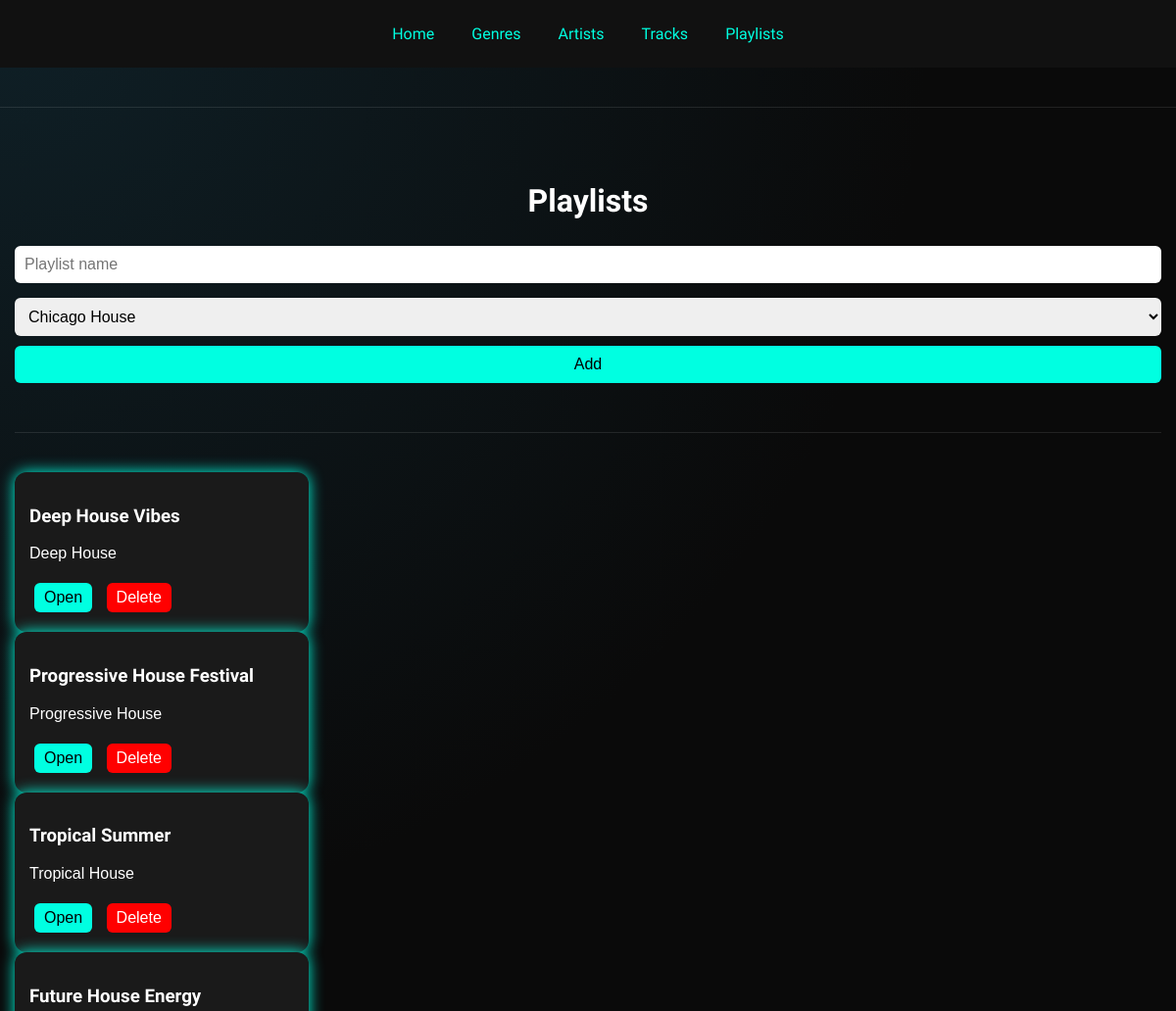
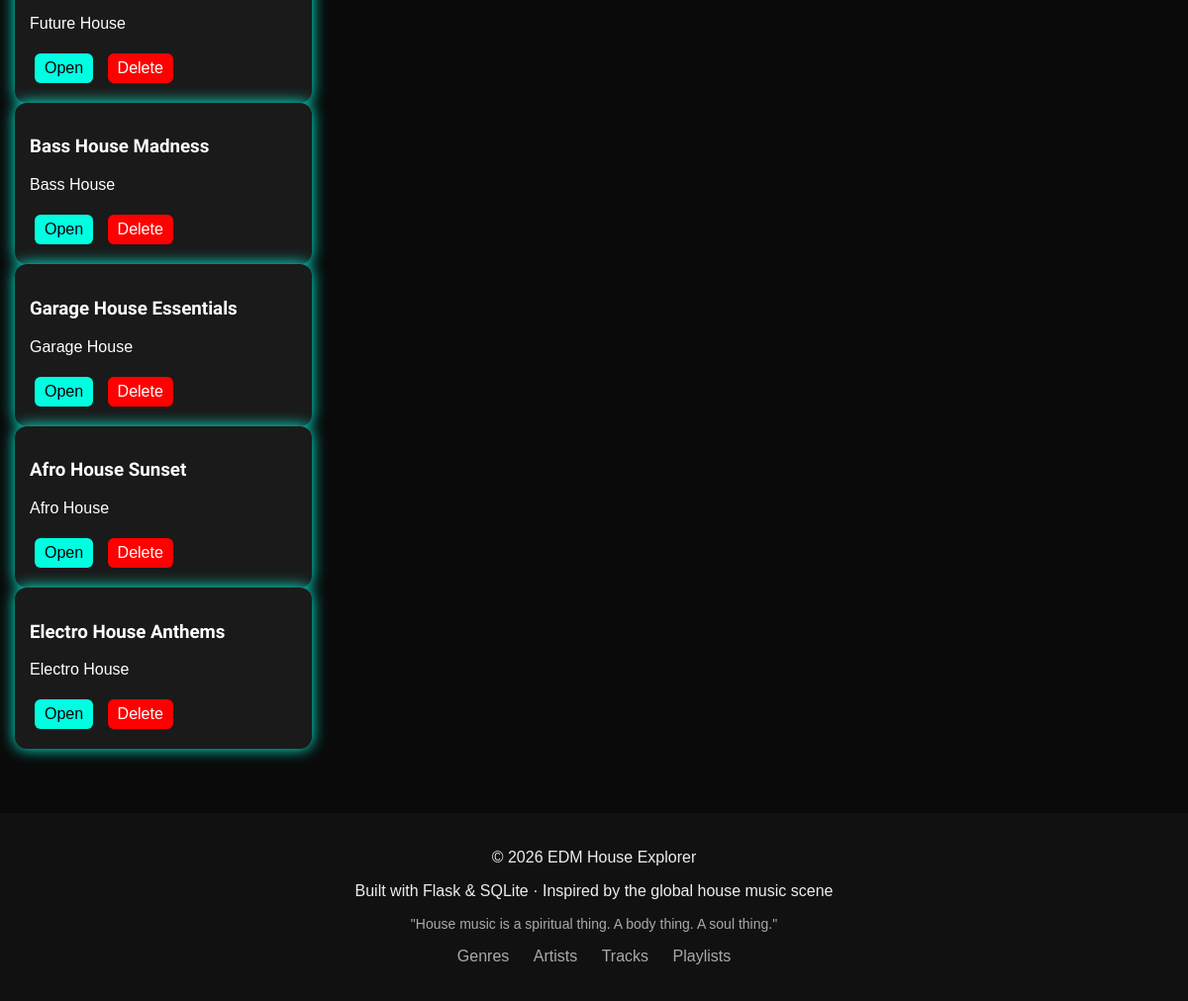
The app's page /playlists with its own data (2 pictures, top to bottom).
### tables this page shows
CREATE TABLE playlists (
        id INTEGER PRIMARY KEY AUTOINCREMENT,
        name TEXT NOT NULL,
        genre_id INTEGER,
        FOREIGN KEY (genre_id) REFERENCES genres(id)
    );

CREATE TABLE genres (
        id INTEGER PRIMARY KEY AUTOINCREMENT,
        name TEXT NOT NULL,
        description TEXT
    );

### app.py (the view)
@app.route("/playlists")
def playlists():
    conn = sqlite3.connect("database.db")
    cursor = conn.cursor()
    cursor.execute("""
    SELECT playlists.id, playlists.name, genres.name
    FROM playlists
    JOIN genres ON playlists.genre_id = genres.id
    """)
    playlists = cursor.fetchall()
    cursor.execute("SELECT * FROM genres")
    genres = cursor.fetchall()
    conn.close()
    return render_template(
        "playlists.html",
        playlists=playlists,
        genres=genres
    )

### templates/playlists.html
{% extends "base.html" %}
{% block content %}
<div class="container">
    <h1>Playlists</h1>
    <form method="POST" action="/add_playlist">
        <input type="text" name="name" placeholder="Playlist name" required>
        <select name="genre_id" required>
            {% for genre in genres %}
                <option value="{{ genre[0] }}">{{ genre[1] }}</option>
            {% endfor %}
        </select>
        <button type="submit">Add</button>
    </form>
    <hr>
    {% for playlist in playlists %}
        <div class="card">
            <h3>{{ playlist[1] }}</h3>
            <p>{{ playlist[2] }}</p>
            <a class="btn edit" href="/playlist/{{ playlist[0] }}">Open</a>
            <a class="btn delete" href="/delete_playlist/{{ playlist[0] }}">Delete</a>
        </div>
    {% endfor %}
</div>
{% endblock %}

### static/style.css (style rules this page uses)
hr { border: none; height: 1px; background: rgba(255,255,255,0.1); margin: 40px 0; }
body { background-color: #0a0a0a; color: white; font-family: 'Inter', sans-serif; background: radial-gradient(circle at top left, #0f2027, #0a0a0a 40%), radial-gradient(circle at bottom right, #001f1c, #0a0a0a 40%); background-attachment: fixed; }
h1, h2, h3, nav { font-family: 'Orbitron', sans-serif; }
input, select { width: 100%; padding: 10px; margin: 5px 0; border-radius: 6px; border: none; }
button { padding: 10px 15px; background: #00ffe1; border: none; border-radius: 6px; cursor: pointer; }
.btn { display: inline-block; padding: 6px 10px; margin: 5px; border-radius: 6px; text-decoration: none; transition: all 0.3s ease; }
.edit { background: #00ffe1; color: black; }
.delete { background: red; color: white; }
.card { background: #1a1a1a; padding: 15px; border-radius: 12px; width: 250px; box-shadow: 0 0 15px #00ffe1; transition: all 0.3s ease; }
h1 { text-align: center; }
* { box-sizing: border-box; }
html, body { margin: 0; padding: 0; overflow-x: hidden; font-family: Arial, sans-serif; }
.container { width: 100%; max-width: 1200px; margin: auto; padding: 15px; }
form { width: 100%; }
input, select, textarea, button { width: 100%; max-width: 100%; padding: 10px; margin-bottom: 10px; font-size: 16px; }
.track-card, .card { width: 100%; max-width: 300px; }

### records on screen
playlists: name "Deep House Vibes", name "Deep House"
playlists: name "Progressive House Festival", name "Progressive House"
playlists: name "Tropical Summer", name "Tropical House"
playlists: name "Future House Energy", name "Future House"
playlists: name "Bass House Madness", name "Bass House"
playlists: name "Garage House Essentials", name "Garage House"
playlists: name "Afro House Sunset", name "Afro House"
playlists: name "Electro House Anthems", name "Electro House"

### other values on screen
form field genre_id "Chicago House"
